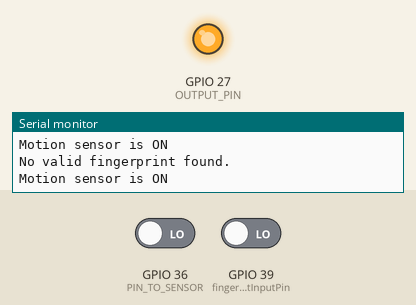
Bench run of a sketch on a simulated ESP32. On the bench: output pins drawn as LEDs (lit = HIGH), the last lines printed to the serial monitor. Inputs (shaded band) come from the test bench; at power-on: GPIO 39 (fingerprintInputPin) LOW, GPIO 36 (PIN_TO_SENSOR) LOW.

Above: at 1.2 s.
1.3 s: GPIO 39 (fingerprintInputPin) driven HIGH
At 1.8 s:
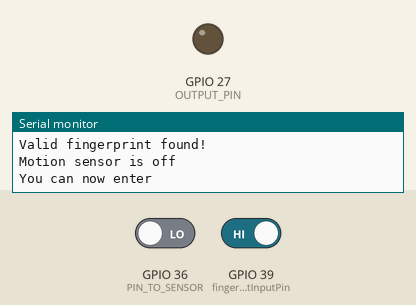
Timing chart, 0 to 4.3 s (numbered marks = the images above; inputs shaded):
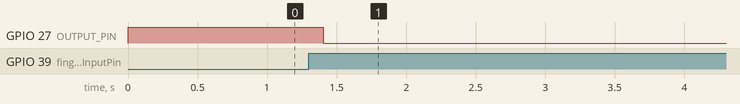

Measured:
- after the input at 1.3 s, GPIO 27 (OUTPUT_PIN): HIGH → LOW after 0.10 s

The sketch:

esp-wroom-motion.ino
```cpp
const int PIN_TO_SENSOR = 36;  // GPIO32 pin connected to INPUT sensor
const int OUTPUT_PIN = 27;     // GPIO27 pin connected to OUTPUT
const int fingerprintInputPin = 39; // Set the pin connected to the fingerprint sensor output on ESP32 (change as per your connection)

int pinStateCurrent2 = LOW;      // current state of pin
int pinStatePrevious2 = LOW;     // previous state of pin

int pinStateCurrent = LOW;      // current state of pin
int pinStatePrevious = LOW;     // previous state of pin

void setup() {
  pinMode(PIN_TO_SENSOR, INPUT); // set ESP32 pin to input mode to read value from sensor
  pinMode(OUTPUT_PIN, OUTPUT);   // set ESP32 pin to output mode to send value to another pin
  pinMode(fingerprintInputPin, INPUT);

}

void loop() {
  pinStatePrevious = pinStateCurrent; // store old state
  pinStateCurrent = digitalRead(PIN_TO_SENSOR);   // read new state

  pinStatePrevious2 = pinStateCurrent2; // store old state
  pinStateCurrent2 = digitalRead(fingerprintInputPin);   // read new state


  if (pinStateCurrent2 == HIGH) {
    digitalWrite(OUTPUT_PIN, LOW);  // send the input state to the output pin
    Serial.println("Valid fingerprint found!");
    Serial.println("Motion sensor is off");
    Serial.println("You can now enter");
    for(int i = 1; i<=20; i++){
      delay(1000); // Adjust delay as needed
    }
  } else if (pinStateCurrent2 == LOW){
    digitalWrite(OUTPUT_PIN, HIGH);  // send the input state to the output pin
    Serial.println("No valid fingerprint found.");
    Serial.println("Motion sensor is ON");
  }
  delay(200);

}
```
